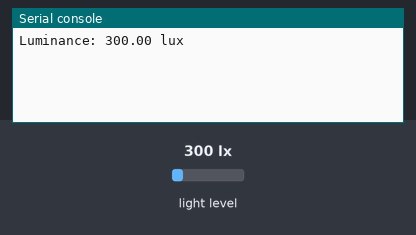
This program was run on a simulated Raspberry Pi Pico running MicroPython. On the bench: the last lines printed to the serial console. The test bench sets the inputs (shaded band); at power-on: light level 300 lx. Library files of the repository ran but are not shown: bh1750.py.

Above: at 1.2 s.
1.3 s: light level set to 40 lx
At 3.1 s:
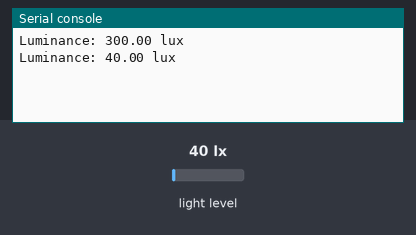
4.2 s: light level set to 500 lx
At 5.3 s:
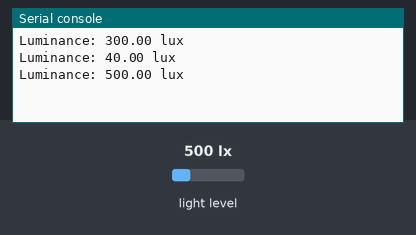
Timing chart, 0 to 7.2 s (numbered marks = the images above; inputs shaded):
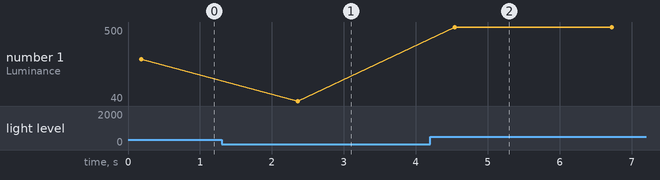

The program:

5_4_3_bh1750_basic.py
```python
# Rui Santos & Sara Santos - Random Nerd Tutorials
# Complete project details at https://RandomNerdTutorials.com/raspberry-pi-pico-w-micropython-ebook/

from machine import Pin, SoftI2C
from bh1750 import BH1750
import time

# Initialize I2C communication
i2c = SoftI2C(scl=Pin(5), sda=Pin(4), freq=400000)

# Create BH1750 object
light_sensor = BH1750(bus=i2c, addr=0x23)

try:
    # Read lux every 2 seconds
    while True:
        lux = light_sensor.luminance(BH1750.CONT_HIRES_1)
        print("Luminance: {:.2f} lux".format(lux))
        time.sleep(2)

except Exception as e:
    # Handle any exceptions during sensor reading
    print("An error occurred:", e)
```

Measured:
- after the input at 1.3 s, the serial console: prints a new line after 1.1 s (image 1)
- after the input at 4.2 s, the serial console: prints a new line after 0.34 s (image 2)
- plotted number 1: 300 → 40 after the input at 1.3 s, 40 → 500 after the input at 4.2 s
